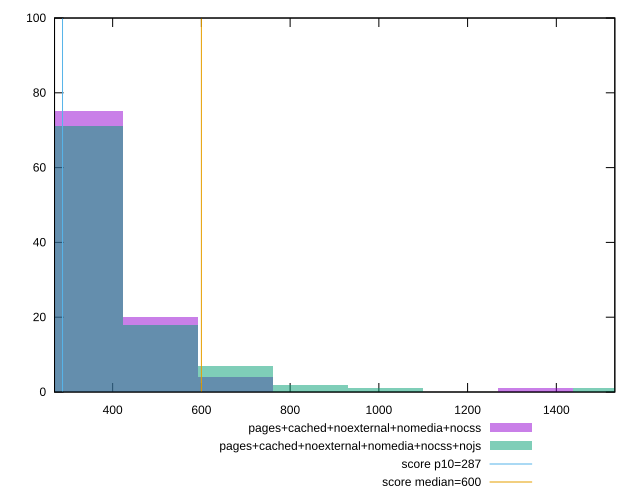

gnuplot code for this plot:
reset

$pagesCachedNoexternalNomediaNocss <<EOF
338.3660152589046 75
507.54902288835694 20
1353.4640610356184 1
676.7320305178092 4
EOF

$pagesCachedNoexternalNomediaNocssNojs <<EOF
507.54902288835694 18
338.3660152589046 71
676.7320305178092 7
845.9150381472615 2
1015.0980457767139 1
1522.6470686650707 1
EOF

set key outside below
set boxwidth 169.1830076294523
set xrange [269:1531.8340000000007]
set yrange [0:100]
set trange [0:100]
set style fill transparent solid 0.5 noborder

set parametric
set terminal svg size 640, 500 enhanced background rgb 'white'
set output "reprap/total-blocking-time/comparison/histogram/4_vs_5.svg"

plot $pagesCachedNoexternalNomediaNocss title "pages+cached+noexternal+nomedia+nocss" with boxes, \
     $pagesCachedNoexternalNomediaNocssNojs title "pages+cached+noexternal+nomedia+nocss+nojs" with boxes, \
     287,t title "score p10=287", \
     600,t title "score median=600"

reset
